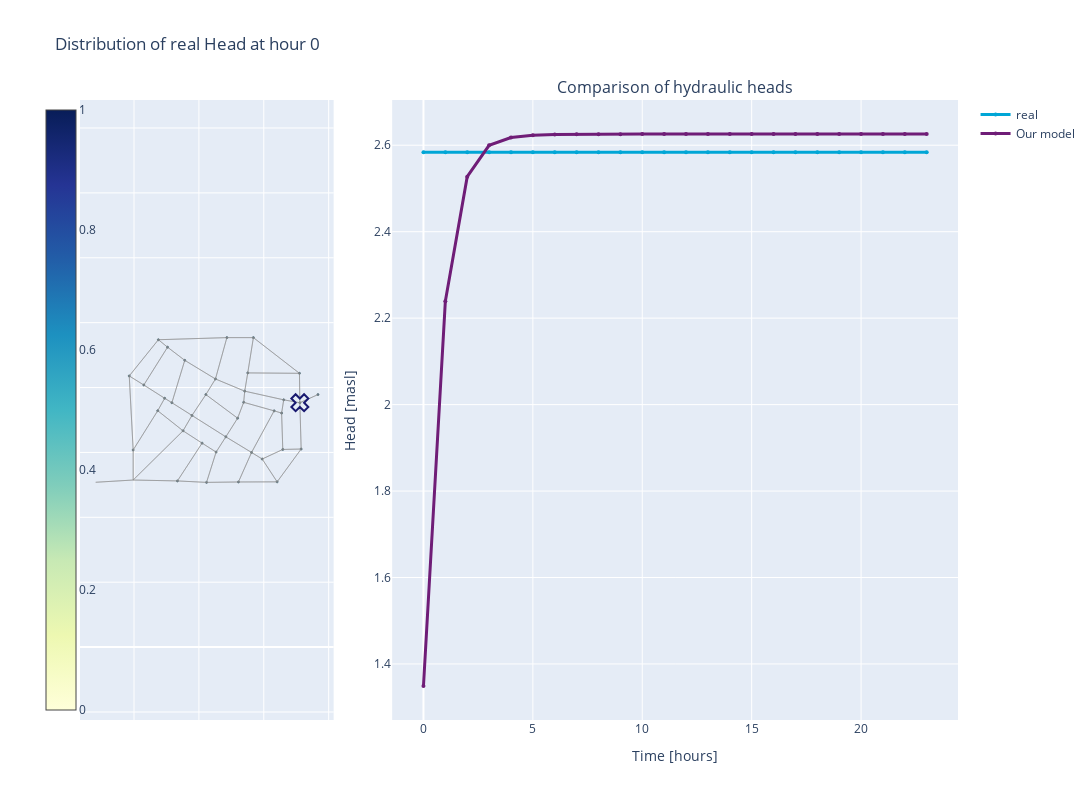

The notebook cell this image was saved under:
### Code cell
from utils.Dashboard import Dashboard
from IPython.display import display
import plotly.io as pio

_,_,_, pred, real, time = testing(model, val_loader)
pred = pred.reshape(-1,n_nodes)
real = real.reshape(-1,n_nodes)

# Array below is created to ensure proper indexing of the nodes when displaying
type_array = (val_database[0].type_1H == 0) | (val_database[0].type_1H == 2)
d = Dashboard(pd.DataFrame(real[0:24, :]),pd.DataFrame(pred[0:24, :]),to_networkx(val_dataset[0],node_attrs=['pos', 'ID']),type_array)
f = d.display_results()

for i in [0, 1, 7, 36]:
	plt.plot(real[0:24, i], label="Real")
	plt.plot(pred[0:24, i], label="Predicted")
	plt.ylabel('Head')
	plt.xlabel('Timestep')
	plt.legend()
	wandb.log({f'Node {i}': wandb.Image(plt)})
	plt.close()

# Create a table

# Add Plotly figure as HTML file into Table
# table = wandb.Table(columns = ["Figure" + str(i)])
# with open('./my_HTML_' + str(i) + '.html', 'r', encoding='utf-8') as file:
# 	html_content = file.read()
# table.add_data(wandb.Html(html_content))
# display(f)
wandb.finish()

### Figure 1 — Plotly figure (JSON) as saved in the notebook; plotly's stock layout.template omitted (floating-point values rounded to 4 significant figures; data arrays with more than 128 entries replaced by an {"elided": "..."} marker saying what was removed)
{"data": [{"hovertemplate": "%{text}", "marker": {"cmax": 1, "cmin": 0, "color": [2.584, 2.527, 2.439, 2.376, 2.257, 2.57, 1.144e-05, 2.681, 2.648, 2.508, 2.469, 2.382, 2.322, 2.372, 2.452, 2.518, 2.61, 2.502, 2.401, 2.394, 2.391, 2.486, 2.509, 2.733, 2.526, 2.443, 2.486, 2.625, 2.54, 2.513, 2.526, 2.51, 2.545, 2.55, 2.606, 2.64, 3.336], "colorbar": {"ticklabelposition": "outside", "x": -0.05}, "colorscale": [[0.0, "rgb(255,255,217)"], [0.125, "rgb(237,248,177)"], [0.25, "rgb(199,233,180)"], [0.375, "rgb(127,205,187)"], [0.5, "rgb(65,182,196)"], [0.625, "rgb(29,145,192)"], [0.75, "rgb(34,94,168)"], [0.875, "rgb(37,52,148)"], [1.0, "rgb(8,29,88)"]], "line": {"color": "DarkSlateGrey", "width": 1}, "showscale": true, "size": [2.584, 2.527, 2.439, 2.376, 2.257, 2.57, 0.0, 2.681, 2.648, 2.508, 2.469, 2.382, 2.322, 2.372, 2.452, 2.518, 2.61, 2.502, 2.401, 2.394, 2.391, 2.486, 2.509, 2.733, 2.526, 2.443, 2.486, 2.625, 2.54, 2.513, 2.526, 2.51, 2.545, 2.55, 2.606, 2.64, 3.336], "sizemin": 1, "sizeref": 1.668}, "mode": "markers", "name": "coordinates", "showlegend": false, "text": ["<b><br> Node ID: </b> 1 <br> <b>Value:</b> 2.58", "<b><br> Node ID: </b> 2 <br> <b>Value:</b> 2.53", "<b><br> Node ID: </b> 3 <br> <b>Value:</b> 2.44", "<b><br> Node ID: </b> 4 <br> <b>Value:</b> 2.38", "<b><br> Node ID: </b> 5 <br> <b>Value:</b> 2.26", "<b><br> Node ID: </b> 6 <br> <b>Value:</b> 2.57", "<b><br> Node ID: </b> 7 <br> <b>Value:</b> 0.00", "<b><br> Node ID: </b> 8 <br> <b>Value:</b> 2.68", "<b><br> Node ID: </b> 9 <br> <b>Value:</b> 2.65", "<b><br> Node ID: </b> 10 <br> <b>Value:</b> 2.51", "<b><br> Node ID: </b> 11 <br> <b>Value:</b> 2.47", "<b><br> Node ID: </b> 12 <br> <b>Value:</b> 2.38", "<b><br> Node ID: </b> 13 <br> <b>Value:</b> 2.32", "<b><br> Node ID: </b> 14 <br> <b>Value:</b> 2.37", "<b><br> Node ID: </b> 15 <br> <b>Value:</b> 2.45", "<b><br> Node ID: </b> 16 <br> <b>Value:</b> 2.52", "<b><br> Node ID: </b> 17 <br> <b>Value:</b> 2.61", "<b><br> Node ID: </b> 18 <br> <b>Value:</b> 2.50", "<b><br> Node ID: </b> 19 <br> <b>Value:</b> 2.40", "<b><br> Node ID: </b> 20 <br> <b>Value:</b> 2.39", "<b><br> Node ID: </b> 21 <br> <b>Value:</b> 2.39", "<b><br> Node ID: </b> 22 <br> <b>Value:</b> 2.49", "<b><br> Node ID: </b> 23 <br> <b>Value:</b> 2.51", "<b><br> Node ID: </b> 24 <br> <b>Value:</b> 2.73", "<b><br> Node ID: </b> 25 <br> <b>Value:</b> 2.53", "<b><br> Node ID: </b> 26 <br> <b>Value:</b> 2.44", "<b><br> Node ID: </b> 27 <br> <b>Value:</b> 2.49", "<b><br> Node ID: </b> 28 <br> <b>Value:</b> 2.63", "<b><br> Node ID: </b> 29 <br> <b>Value:</b> 2.54", "<b><br> Node ID: </b> 30 <br> <b>Value:</b> 2.51", "<b><br> Node ID: </b> 31 <br> <b>Value:</b> 2.53", "<b><br> Node ID: </b> 32 <br> <b>Value:</b> 2.51", "<b><br> Node ID: </b> 33 <br> <b>Value:</b> 2.55", "<b><br> Node ID: </b> 34 <br> <b>Value:</b> 2.55", "<b><br> Node ID: </b> 35 <br> <b>Value:</b> 2.61", "<b><br> Node ID: </b> 36 <br> <b>Value:</b> 2.64", "<b><br> Node ID: </b> 37 <br> <b>Value:</b> nan", "<b><br> Node ID: </b> 38 <br> <b>Value:</b> 3.34"], "x": [7112.0, 5680.0, 4862.0, 2751.0, 1853.0, 1974.0, 1974.0, 4235.0, 6412.0, 5413.0, 4511.0, 3034.0, 2302.0, 2945.0, 3786.0, 4830.0, 7100.0, 5506.0, 3564.0, 3167.0, 2731.0, 3511.0, 4098.0, 3337.0, 4531.0, 4215.0, 5194.0, 5218.0, 5623.0, 5951.0, 6614.0, 5380.0, 6319.0, 6549.0, 6586.0, 7152.0, 7670.0, 818.4], "y": [7532.0, 9539.0, 9539.0, 9474.0, 8358.0, 6076.0, 5150.0, 5077.0, 5093.0, 7888.0, 8265.0, 9244.0, 8078.0, 7670.0, 7140.0, 6481.0, 8439.0, 8451.0, 8839.0, 7532.0, 7286.0, 6667.0, 6286.0, 5121.0, 6011.0, 7783.0, 7055.0, 5089.0, 5999.0, 5797.0, 7621.0, 7544.0, 7282.0, 7213.0, 6092.0, 6104.0, 7783.0, 5080.0], "type": "scatter", "uid": "6658dc15-d8f4-4d7d-8c86-65309dbceb5f", "xaxis": "x", "yaxis": "y"}, {"line": {"width": 3}, "marker": {"color": "#00A6D6", "size": 4}, "mode": "lines+markers", "name": "real", "x": [0, 1, 2, 3, 4, 5, 6, 7, 8, 9, 10, 11, 12, 13, 14, 15, 16, 17, 18, 19, 20, 21, 22, 23], "y": [2.584, 2.584, 2.584, 2.584, 2.584, 2.584, 2.584, 2.584, 2.584, 2.584, 2.584, 2.584, 2.584, 2.584, 2.584, 2.584, 2.584, 2.584, 2.584, 2.584, 2.584, 2.584, 2.584, 2.584], "type": "scatter", "uid": "ebbcd3db-2575-4c68-bdbd-17ad6ea0f828", "xaxis": "x2", "yaxis": "y2"}, {"line": {"width": 3}, "marker": {"color": "#6F1D77", "size": 4}, "mode": "lines+markers", "name": "Our model", "x": [0, 1, 2, 3, 4, 5, 6, 7, 8, 9, 10, 11, 12, 13, 14, 15, 16, 17, 18, 19, 20, 21, 22, 23], "y": [1.349, 2.239, 2.527, 2.6, 2.618, 2.623, 2.625, 2.625, 2.626, 2.626, 2.626, 2.626, 2.626, 2.626, 2.626, 2.626, 2.626, 2.626, 2.626, 2.626, 2.626, 2.626, 2.626, 2.626], "type": "scatter", "uid": "2f3992ba-691a-470d-90c8-fa0f23f067e0", "xaxis": "x2", "yaxis": "y2"}, {"hoverinfo": "none", "line": {"color": "#888", "width": 0.5}, "mode": "lines", "showlegend": false, "x": {"elided": "354 float values"}, "y": {"elided": "354 float values"}, "type": "scatter", "uid": "e380e11f-b60a-42f6-815c-6e5823171650", "xaxis": "x", "yaxis": "y"}, {"marker": {"color": "midnightblue", "line": {"width": 2}, "size": 15, "symbol": "x-open"}, "showlegend": false, "x": [7112.0], "y": [7532.0], "type": "scatter", "uid": "cf963aab-caeb-4864-8da9-583cf0a51a58", "xaxis": "x", "yaxis": "y"}], "layout": {"annotations": [{"font": {"size": 16}, "showarrow": false, "text": " ", "x": 0.1444, "xanchor": "center", "xref": "paper", "y": 1.0, "yanchor": "bottom", "yref": "paper"}, {"font": {"size": 16}, "showarrow": false, "text": "Comparison of hydraulic heads", "x": 0.6778, "xanchor": "center", "xref": "paper", "y": 1.0, "yanchor": "bottom", "yref": "paper"}], "xaxis": {"anchor": "y", "domain": [0.0, 0.2889], "showticklabels": false}, "yaxis": {"anchor": "x", "domain": [0.0, 1.0], "scaleanchor": "x", "scaleratio": 1, "showticklabels": false}, "xaxis2": {"anchor": "y2", "domain": [0.3556, 1.0], "title": {"text": "Time [hours]"}}, "yaxis2": {"anchor": "x2", "domain": [0.0, 1.0], "title": {"text": "Head [masl]"}}, "width": 1600, "height": 800, "title": {"text": "Distribution of real Head at hour 0"}}}
